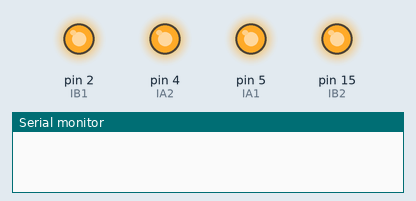
Recording of a sketch running on a simulated Arduino Uno, built with avr-gcc and run on an emulated ATmega328P. Shown: output pins drawn as LEDs (lit = HIGH), the last lines printed to the serial monitor.

Above: at 0.5 s.
At 2.5 s:
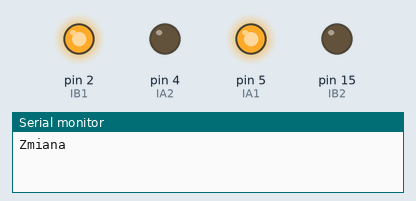
At 6.0 s:
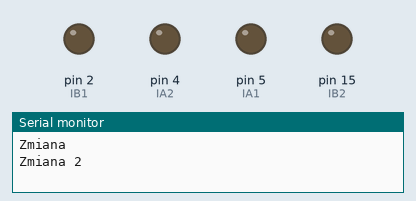
Timing chart, 0 to 8.1 s (numbered marks = the images above):
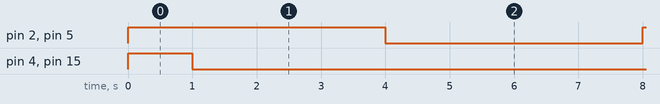

The sketch:

sketch_sep26c.ino
```cpp
#include "Arduino.h"
#include <analogWrite.h>

const int IA1 = 5;
const int IA2 = 4;
const int IB1 = 2;
const int IB2 = 15;

void change(bool *array, bool *array2, int length)
{
    if (array == NULL || array2 == NULL)
        return;
    for (int i = 0 ; i < length ; i++)
        array[i] = array2[i];

    //digitalWrite(IA1,array2[0]);
    //digitalWrite(IA2,array2[1]);
    //digitalWrite(IB1,array2[2]);
    //digitalWrite(IB2,array2[3]);
}


void setup() {
  // put your setup code here, to run once:

  Serial.begin(115200);

  pinMode(IA1,OUTPUT);
  pinMode(IA2,OUTPUT);
  pinMode(IB1,OUTPUT);
  pinMode(IB2,OUTPUT);

  digitalWrite(IA1,HIGH);
  digitalWrite(IA2,HIGH);
  digitalWrite(IB1,HIGH);
  digitalWrite(IB2,HIGH);
}


void loop() {
  /*if(Serial.available() > 0) {
    mess = Serial.readStringUntil('\n');
    if(mess == "11"){
        pinStatus[0] = !pinStatus[0];
        digitalWrite(11,pinStatus[0]);
        Serial.println(" 11 set to " +  pinStatus[0]);
    }
    else if(mess == "10"){
        pinStatus[1] = !pinStatus[1];
        digitalWrite(10,pinStatus[1]);
        Serial.println(" 10 set to " +  pinStatus[1]);
    }
    else if(mess == "9"){
        pinStatus[2] = !pinStatus[2];
        digitalWrite(9,pinStatus[2]);
        Serial.println(" 9 set to " +  pinStatus[2]);
    }
    else if(mess == "6"){
        pinStatus[3] = !pinStatus[3];
        digitalWrite(6,pinStatus[3]);
        Serial.println(" 6 set to " +  pinStatus[3]);
    }
  }*/

  delay(1000);

  bool pinStatus[4] = { true, false, true, false };
  //change(pinStatus,pinStatus,4);
  digitalWrite(IA1,pinStatus[0]);
  digitalWrite(IA2,pinStatus[1]);
  digitalWrite(IB1,pinStatus[2]);
  digitalWrite(IB2,pinStatus[3]);

  Serial.println("Zmiana");
  delay(3000);

  bool pinStatus2[4] = { true, false, true, false };
  change(pinStatus,pinStatus2,4);

  analogWrite(IA1,pinStatus[0] ? 0.5 : 0);
  digitalWrite(IA2,pinStatus[1]);
  analogWrite(IB1,pinStatus[2]? 0.5 : 0);
  digitalWrite(IB2,pinStatus[3]);

  Serial.println("Zmiana 2");

  delay(3000);

  /*bool pinStatus2[4] = { true, true, true, true };
  change(pinStatus,pinStatus2,4);

  digitalWrite(11,pinStatus[0]);
  analogWrite(10,pinStatus[1] ? 0.5 : 0);
  digitalWrite(9,pinStatus[2]);
  analogWrite(6,pinStatus[3] ? 0.5 : 0);

  delay(3000);

  //backward

  bool pinStatus3[4] = { false, true, false, true };
  change(pinStatus,pinStatus3,4);

  //digitalWrite(IA1,pinStatus[0]);
  //analogWrite(IA2,pinStatus[1] ? 1024 : 0);
  //digitalWrite(IB1,pinStatus[2]);
  //analogWrite(IB2,pinStatus[3] ? 1024 : 0);

  Serial.println("Zmiana 3");
  delay(3000);

  bool pinStatus4[4] = { false, true, false, true };
  change(pinStatus,pinStatus4,4);

  //digitalWrite(IA1,pinStatus[0]);
  //analogWrite(IA2,pinStatus[1] ? 1024 : 0);
  //digitalWrite(IB1,pinStatus[2]);
  //analogWrite(IB2,pinStatus[3] ? 1024 : 0);

  Serial.println("Zmiana 4");
  delay(3000);

  /*bool pinStatus4[4] = { true, true, true, true };
  change(pinStatus,pinStatus4,4);

  analogWrite(11,pinStatus[0] ? 0.5 : 0);
  digitalWrite(10,pinStatus[1]);
  analogWrite(9,pinStatus[2]? 0.5 : 0);
  digitalWrite(6,pinStatus[3]);

  delay(3000);*/

}
```

Measured:
- by itself, pin 2 (IB1), pin 5 (IA1): alternates HIGH for 3.0 s and LOW for 4.0 s
- by itself, pin 4 (IA2), pin 15 (IB2): HIGH → LOW at 1.0 s
